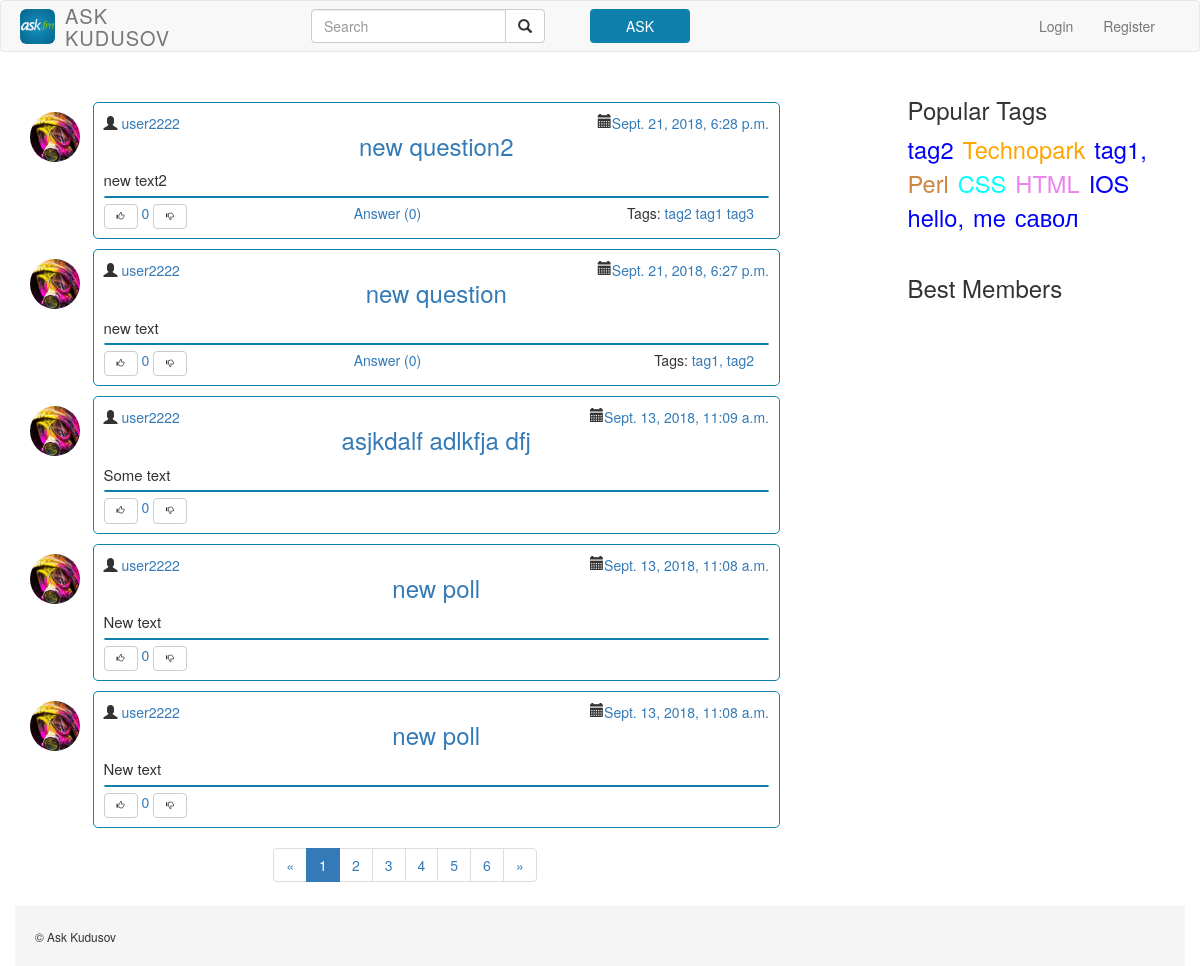
The page / on the database its author committed.
### ask/models.py (models this page shows)
class UniversalQuestion(models.Model):
    TYPES = (
        ('Q', 'Question'),
        ('A', 'Answer'),
        ('P', 'QuestionPoll'),
    )
    title = models.CharField(max_length=30)
    text = models.TextField()
    author = models.ForeignKey(Profile, on_delete=models.CASCADE)
    created_date = models.DateTimeField(default=timezone.now)
    tags = models.ManyToManyField(Tag)
    likes = models.IntegerField(default=0)
    parent = models.ForeignKey('self', null=True, on_delete=models.CASCADE)
    type = models.CharField(max_length=1, choices=TYPES)
    objects = UniversalQuestionManager()
    class Meta:
        ordering = ['-created_date']
    def get_answers(self):
        return UniversalQuestion.objects.filter(parent=self)
    def get_url(self):
        if self.type == 'Q':
            return '/question/{question_id}'.format(question_id=self.id)
        elif self.type == 'A':
            return '/question/{question_id}'.format(question_id=self.parent.id)
        else:
            return '/poll/{poll_id}'.format(poll_id=self.id)

class Profile(models.Model):
    user = models.OneToOneField(User, on_delete=models.CASCADE)
    avatar = models.ImageField(upload_to='uploads')

class Tag(models.Model):
    title = models.CharField(max_length=20)
    color = models.CharField(max_length=20, default='blue')
    objects = TagManager()
    def get_url(self):
        return '/tag/{tag_title}'.format(tag_title=self.title)

### ask/views.py (the view)
    def decorator(request, *args, **kwargs):
        faker = Faker()
        popular_tags = Tag.objects.get_popular()
        best_members = [faker.name() for _ in range(5)]
        kwargs['best_members'] = best_members
        kwargs['popular_tags'] = popular_tags
        return func(request, *args, **kwargs)

### ask/models.py (called while the page is built)
    def add_question_count(self):
        return self.annotate(questions_count=Count('universalquestion'))

    def order_by_question_count(self):
        return self.add_question_count().order_by('-questions_count')

    def get_popular(self):
        return self.order_by_question_count().all()[:10]

    def get_new(self):
        return self.filter(Q(type='Q') | Q(type='P')).order_by('-created_date')

### ask/views.py (called while the page is built)
def base_decorator(func):
    def decorator(request, *args, **kwargs):
        faker = Faker()
        popular_tags = Tag.objects.get_popular()
        best_members = [faker.name() for _ in range(5)]
        kwargs['best_members'] = best_members
        kwargs['popular_tags'] = popular_tags
        return func(request, *args, **kwargs)
    return decorator

def pagination(request, html_page, objects, object_name, objects_count, *args, **kwargs):
    paginator = Paginator(objects, objects_count)
    page = request.GET.get('page')
    try:
        objects = paginator.page(page)
    except PageNotAnInteger:
        objects = paginator.page(1)
    except EmptyPage:
        objects = paginator.page(paginator.num_pages)
    kwargs[object_name] = objects
    kwargs['pagination_list'] = objects
    return render(request, html_page, kwargs)

@base_decorator
def index(request, *args, **kwargs):
    print(request.META.get('HTTP_REFERER'))
    questions = UniversalQuestion.objects.get_new()
    for quest in questions:
        quest.text = quest.text.split('\n')
    return pagination(request=request, html_page='index.html', objects=questions, object_name='questions', objects_count=5, *args, **kwargs)

### templates/index.html
{% extends "base.html" %}
{% load static %}
{% block content %}
	{% include "Modules/article_list.html" %}
	{% include "Modules/paginator.html" %}
{% endblock %}

### templates/base.html (shortened to what this page needs)
<!DOCTYPE html>
<html lang="en">
{% load static %}
  <head>
    <link href="/static/css/bootstrap.min.css" rel="stylesheet">
    <link href="/static/base.css" rel="stylesheet">
  </head>
<body>
<div id = "wrap">
  <nav class="navbar navbar-default navbar-main">
    <div class="container">
      <div class="navbar-header">
        <a class="navbar-brand" href="{% url 'index' %}">
          <img class="logo img-rounded" src="/static/img/logo.jpg"/>
        </a>
        <h3 class="navbar-text">ASK<br>KUDUSOV</h3>
      </div>
      <div class="collapse navbar-collapse" id="bs-example-navbar-collapse-1">
        <div class = "col-sm-4 col-md-4">
          <form class="navbar-form navbar-right">
            <div class="input-group search-area">
                <input type="text" class="form-control" placeholder="Search" name="q">
                <div class="input-group-btn">
                    <button class="btn btn-default" type="submit"><i class="glyphicon glyphicon-search"></i></button>
                </div>
            </div>
          </form>
        </div>
        <div class = "col-sm-2 col-md-2">
          <form class="navbar-form">
            <button type="button" class="btn btn-succes" onclick="location.href = {% url 'ask' %}">ASK</button>
          </form>
        </div>
        <ul class="nav navbar-nav navbar-right">
          {% if user.is_authenticated %}
              <img class = "user-avatar" src = "/static/img/avatar.jpg">
                <li class="dropdown">
                    <a href="#" class="dropdown-toggle user-name" data-toggle="dropdown" role="button" aria-haspopup="true" aria-expanded="false">{{ user.username }}<span class="caret"></span></a>
                    <ul class="dropdown-menu">
                        <li><a href='/me'>Settings</a></li>
                        <li><a href="{% url 'logout' %}">Log out</a></li>
                    </ul>
                </li>
          {% else%}
          <li><a href={% url 'login' %}>Login</a></li>
          <li><a href={% url 'signup' %}>Register</a></li>
          {% endif %}
        </ul>
      </div>
    </div>
  </nav>
  <main>
  <div class = "container">
    <div class = "row">
      <div class = "col-md-8">
        {%block content%}
        {%endblock%}
      </div>
      <div class = "col-md-offset-1 col-md-3">
        <h3 style= "margin-top: 25px; margin-bottom: -10px;">Popular Tags </h3>
        <ul class = "container-fluid top-tags">
          {% for tag in popular_tags %}
            <li class = "top-tags-list"><a style="color: {{ tag.color }};", href="{{ tag.get_url }}">{{ tag.title }}</a></li>
          {% endfor%}
        </ul>
        <h3>Best Members</h3>
      </div>
    </div>
  </div>
  </main>
  </div>
  <footer class = "">
      <div class="container footer">
        <div class="row">
            <div class="col-md-12 block">
                <small>&copy; Ask Kudusov</small>
            </div>
        </div>
    </div>
  </footer>
</body>
</html>

### templates/Modules/article2.html
<div class="col-sm-1 " style=" float: left; padding-top: 20px; padding-right: 10px; padding-left: 0px;">
    <a href = "/profile/{{ question.author.user.id }}">
        <img class = "avatar" src = "/static/img/avatar.jpg">
    </a>
</div>
<div class="question-frame col-sm-11">
    <div class="coll-sm-3">
        <span class="glyphicon glyphicon-user" aria-hidden="true"></span>
        <span><a href="/profile/{{ question.author.user.id }}">{{ question.author.user }}</a></span>
        <span style="float: right"><a href="#">{{ question.created_date }}</a></span>
        <span class="glyphicon glyphicon-calendar" aria-hidden="true" style="float: right"></span>
    </div>
    <a href="{{ question.get_url }}">
        <h3 style = "margin-top: 0px; text-align: center;"> {{ question.title }}</h3>
    </a>
    {% for quest in question.text %}
        <p class = "question-text" style="margin: 0px">{{ quest }} </p>
    {% endfor %}
    <div class = "draw-line-2"></div>
        <div class = "col-sm-3">
              <span>
                  <a href="/likes?obj=question&id={{ question.id }}&type=like">
                  <span class = "btn btn-default btn-like glyphicon glyphicon-thumbs-up" aria-hidden="true" style="font-size: 8px"></span>
                  </a>
                      <span><a href="#">{{ question.likes }}</a></span>
                  <a href="/likes?obj=question&id={{ question.id }}&type=dislike">
                      <span class = "btn btn-default glyphicon glyphicon-thumbs-down" aria-hidden="true" style="font-size: 8px"></span>
                  </a>
              </span>
            </div>
            {% if question.type == 'Q' %}
                <div class=" col-sm-3" style="text-align: right">
                    <a href="{{ question.get_url }}">Answer ({{question.get_answers|length}})</a>
                </div>
                <div class=" col-sm-6" style="text-align: right">
                    Tags:
                    {% for tag in question.tags.all %}
                        <a href="{{ tag.get_url }}">{{tag.title}} </a>
                    {% endfor%}
                </div>
            {% endif %}
</div>

### static/base.css (style rules this page uses)
html, body { height: 100%; }
#wrap { min-height: 100%; }
main { padding-bottom: 60px; }
footer { margin-top: -60px; height: 60px; }
.logo { width: 35px; height: 35px; margin-top: -7px; margin-right: -25px; margin-left: -10px; }
.navbar-text { float: left; margin-right: 20px; margin-left: 20px; margin-top: 4px; margin-bottom: 1px; font-weight: 200; letter-spacing: 1px; text-transform: uppercase; }
h3.navbar-text { font-size: 20px; }
.btn-succes { background: #0f80ac; width: 100px; color: #fff; }
.question-frame { margin-top:10px; border: 1px solid #0f80ac; border-radius: 5px; padding: 10px; background-color: white; }
.draw-line-2 { border: 0.5px solid #0f80ac; border-radius: 1px; margin-left: 0px; margin-right: 0px; margin-top: 5px; margin-bottom: 5px; }
.avatar { float: left; max-width: 50px; max-height: 50px; margin-right: 5px; padding: 0px; border-radius: 50%; }
.question-text { font-size: 15px; overflow: hidden; text-overflow: ellipsis; display: -webkit-box; -webkit-line-clamp: 3; -webkit-box-orient: vertical; }
.btn-like { margin-left: -15px; }
.top-tags { margin-left: -10px; list-style: none; display: inline; }
.top-tags-list { display: inline; font-size: 130%; }
.top-tags-list a { margin-right: 5px; font-size:130%; display: inline; }
.footer { background: #F5F5F5; padding: 20px; height: 100%; }

### rows shown on the page
UniversalQuestion: author.user "user2222", created_date "Sept. 21, 2018, 6:28 p.m.", title "new question2", text "new text2", likes "0", get_answers|length "0"
Tag: title "tag2"
Tag: title "tag1"
Tag: title "tag3"
UniversalQuestion: author.user "user2222", created_date "Sept. 21, 2018, 6:27 p.m.", title "new question", text "new text", likes "0", get_answers|length "0"
Tag: title "tag1,"
UniversalQuestion: author.user "user2222", created_date "Sept. 13, 2018, 11:09 a.m.", title "asjkdalf adlkfja dfj", text "Some text", likes "0"
UniversalQuestion: author.user "user2222", created_date "Sept. 13, 2018, 11:08 a.m.", title "new poll", text "New text", likes "0"
UniversalQuestion: author.user "user2222", created_date "Sept. 13, 2018, 11:08 a.m.", title "new poll", text "New text", likes "0"
Tag: title "Technopark"
Tag: title "Perl"
Tag: title "CSS"
Tag: title "HTML"
Tag: title "IOS"
Tag: title "hello,"
Tag: title "me"
Tag: title "савол"

### other values the page prints
{{ page }} "1"
{{ page }} "2" "3" "4" "5" "6"
